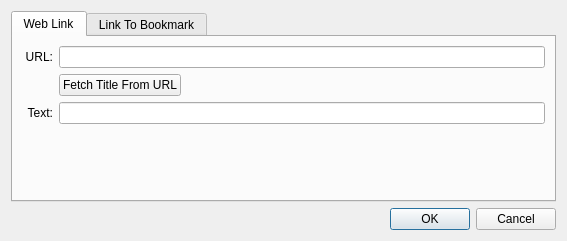
<?xml version="1.0" encoding="UTF-8"?>
<ui version="4.0">
 <class>LinkInsertionDialog</class>
 <widget class="QDialog" name="LinkInsertionDialog">
  <property name="geometry">
   <rect>
    <x>0</x>
    <y>0</y>
    <width>567</width>
    <height>241</height>
   </rect>
  </property>
  <property name="windowTitle">
   <string>Link</string>
  </property>
  <layout class="QVBoxLayout" name="verticalLayout_3">
   <item>
    <widget class="QTabWidget" name="linkTypesTab">
     <property name="toolTip">
      <string/>
     </property>
     <property name="currentIndex">
      <number>0</number>
     </property>
     <property name="movable">
      <bool>true</bool>
     </property>
     <widget class="QWidget" name="weblinkInsertionTab">
      <attribute name="title">
       <string>Web Link</string>
      </attribute>
      <attribute name="toolTip">
       <string>Insert links to web documents. You can provide both URL and a label for the link,
 or just enter the URL and hit &quot;Fetch the title from URL&quot;</string>
      </attribute>
      <layout class="QVBoxLayout" name="verticalLayout">
       <item>
        <layout class="QGridLayout" name="gridLayout">
         <item row="0" column="0">
          <widget class="QLabel" name="label_2">
           <property name="toolTip">
            <string>The address of your document (Uniform Resource Locator)</string>
           </property>
           <property name="text">
            <string> URL:</string>
           </property>
           <property name="alignment">
            <set>Qt::AlignRight|Qt::AlignTrailing|Qt::AlignVCenter</set>
           </property>
          </widget>
         </item>
         <item row="0" column="1" colspan="2">
          <widget class="QLineEdit" name="hyperlinkURL"/>
         </item>
         <item row="1" column="1">
          <widget class="QPushButton" name="fetchTitleButton">
           <property name="toolTip">
            <string>Hit this button to get the title from the URL. Redirections are also handled. </string>
           </property>
           <property name="text">
            <string>Fetch Title From URL</string>
           </property>
          </widget>
         </item>
         <item row="1" column="2">
          <spacer name="horizontalSpacer">
           <property name="orientation">
            <enum>Qt::Horizontal</enum>
           </property>
           <property name="sizeHint" stdset="0">
            <size>
             <width>168</width>
             <height>20</height>
            </size>
           </property>
          </spacer>
         </item>
         <item row="2" column="0">
          <widget class="QLabel" name="label">
           <property name="toolTip">
            <string>The text that will be displayed for your link</string>
           </property>
           <property name="text">
            <string> Text:</string>
           </property>
           <property name="alignment">
            <set>Qt::AlignRight|Qt::AlignTrailing|Qt::AlignVCenter</set>
           </property>
          </widget>
         </item>
         <item row="2" column="1" colspan="2">
          <widget class="QLineEdit" name="hyperlinkText"/>
         </item>
        </layout>
       </item>
       <item>
        <widget class="QLabel" name="weblinkStatusLabel">
         <property name="lineWidth">
          <number>2</number>
         </property>
         <property name="text">
          <string/>
         </property>
         <property name="wordWrap">
          <bool>true</bool>
         </property>
        </widget>
       </item>
      </layout>
     </widget>
     <widget class="QWidget" name="bookmarkLinkInsertionTab">
      <attribute name="title">
       <string>Link To Bookmark</string>
      </attribute>
      <attribute name="toolTip">
       <string>Insert links to Bookmarks. To create bookmarks,
click &quot;Bookmarks&quot; in the Links and Bookmarks section</string>
      </attribute>
      <widget class="QWidget" name="layoutWidget">
       <property name="geometry">
        <rect>
         <x>5</x>
         <y>5</y>
         <width>531</width>
         <height>78</height>
        </rect>
       </property>
       <layout class="QGridLayout" name="gridLayout_2">
        <item row="0" column="0">
         <widget class="QLabel" name="label_5">
          <property name="toolTip">
           <string>The name of the bookmark to where the link has to point to</string>
          </property>
          <property name="text">
           <string> Name:</string>
          </property>
          <property name="alignment">
           <set>Qt::AlignRight|Qt::AlignTrailing|Qt::AlignVCenter</set>
          </property>
         </widget>
        </item>
        <item row="0" column="1">
         <widget class="QComboBox" name="bookmarkLinkURL">
          <property name="editable">
           <bool>true</bool>
          </property>
         </widget>
        </item>
        <item row="1" column="1">
         <spacer name="verticalSpacer_2">
          <property name="orientation">
           <enum>Qt::Vertical</enum>
          </property>
          <property name="sizeHint" stdset="0">
           <size>
            <width>20</width>
            <height>18</height>
           </size>
          </property>
         </spacer>
        </item>
        <item row="2" column="0">
         <widget class="QLabel" name="label_6">
          <property name="toolTip">
           <string>The text that will be displayed for your link</string>
          </property>
          <property name="text">
           <string> Text:</string>
          </property>
          <property name="alignment">
           <set>Qt::AlignRight|Qt::AlignTrailing|Qt::AlignVCenter</set>
          </property>
         </widget>
        </item>
        <item row="2" column="1">
         <widget class="QLineEdit" name="bookmarkLinkText"/>
        </item>
       </layout>
      </widget>
      <widget class="QLabel" name="bookmarkLinkStatusLabel">
       <property name="geometry">
        <rect>
         <x>10</x>
         <y>140</y>
         <width>531</width>
         <height>17</height>
        </rect>
       </property>
       <property name="text">
        <string/>
       </property>
      </widget>
     </widget>
    </widget>
   </item>
   <item>
    <widget class="QDialogButtonBox" name="buttonBox">
     <property name="orientation">
      <enum>Qt::Horizontal</enum>
     </property>
     <property name="standardButtons">
      <set>QDialogButtonBox::Cancel|QDialogButtonBox::Ok</set>
     </property>
    </widget>
   </item>
  </layout>
 </widget>
 <tabstops>
  <tabstop>linkTypesTab</tabstop>
  <tabstop>hyperlinkURL</tabstop>
  <tabstop>fetchTitleButton</tabstop>
  <tabstop>hyperlinkText</tabstop>
  <tabstop>buttonBox</tabstop>
  <tabstop>bookmarkLinkText</tabstop>
 </tabstops>
 <resources/>
 <connections/>
</ui>
